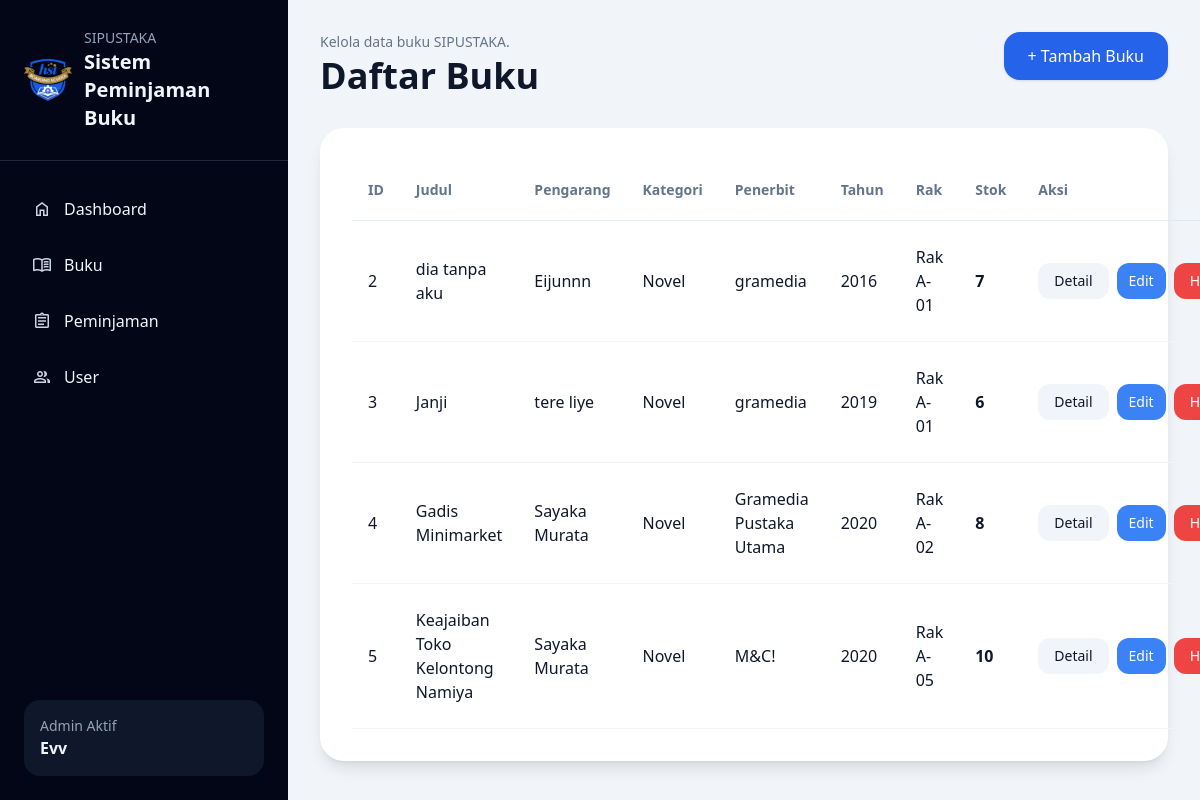
Page /buku/ on the committed database.
### buku/models.py (models this page shows, shortened)
class Buku(models.Model):
	judul = models.CharField(max_length=255)
	pengarang = models.CharField(max_length=255, blank=True, null=True)
	kategori = models.CharField(max_length=100, blank=True, null=True)
	penerbit = models.CharField(max_length=255, blank=True, null=True)
	tahun_terbit = models.IntegerField(blank=True, null=True)
	isbn = models.CharField(max_length=20, blank=True, null=True)
	rak = models.CharField(max_length=50, blank=True, null=True)
	stok = models.IntegerField(default=0)
	deskripsi = models.TextField(blank=True, null=True)
	status_buku = models.CharField(max_length=50, default='Aktif')

### buku/views.py (the view)
# urls.py: path('', views.buku_list, name='buku_list'),
def buku_list(request):
    with connection.cursor() as cursor:
        cursor.execute("""
            SELECT id, judul, pengarang, kategori, penerbit, tahun_terbit, rak, stok
            FROM buku_buku WHERE status_buku = 'Aktif' ORDER BY id
        """)
        buku = cursor.fetchall()
    return render(request, 'buku/list.html', {'buku': buku})

### templates/buku/list.html
{% extends 'base.html' %}
{% block content %}
<div class="flex justify-between items-start mb-8">
    <div>
        <p class="text-sm text-slate-500 mb-1">
            Kelola data buku SIPUSTAKA.
        </p>
        <h1 class="text-4xl font-bold text-slate-900">
            Daftar Buku
        </h1>
    </div>
    <a href="/buku/tambah/" class="bg-blue-600 hover:bg-blue-700 text-white px-6 py-3 rounded-2xl shadow">
        + Tambah Buku
    </a>
</div>
<div class="bg-white rounded-3xl shadow-lg p-8">
    <table class="w-full">
        <thead>
            <tr class="border-b border-slate-200 text-slate-500 text-sm">
                <th class="text-left py-5 px-4">ID</th>
                <th class="text-left py-5 px-4">Judul</th>
                <th class="text-left py-5 px-4">Pengarang</th>
                <th class="text-left py-5 px-4">Kategori</th>
                <th class="text-left py-5 px-4">Penerbit</th>
                <th class="text-left py-5 px-4">Tahun</th>
                <th class="text-left py-5 px-4">Rak</th>
                <th class="text-left py-5 px-4">Stok</th>
                <th class="text-left py-5 px-4">Aksi</th>
            </tr>
        </thead>
        <tbody>
            {% for item in buku %}
            <tr class="border-b border-slate-100 hover:bg-slate-50">
                <td class="py-6 px-4">{{ item.0 }}</td>
                <td class="py-6 px-4">{{ item.1 }}</td>
                <td class="py-6 px-4">{{ item.2 }}</td>
                <td class="py-6 px-4">{{ item.3 }}</td>
                <td class="py-6 px-4">{{ item.4 }}</td>
                <td class="py-6 px-4">{{ item.5 }}</td>
                <td class="py-6 px-4">{{ item.6 }}</td>
                <td class="py-6 px-4 font-semibold">{{ item.7 }}</td>
                <td class="py-6 px-4">
                    <div class="flex gap-2">
                        <a href="/buku/detail/{{ item.0 }}/"
                            class="bg-slate-100 hover:bg-slate-200 px-4 py-2 rounded-xl text-sm">
                            Detail
                        </a>
                        <a href="/buku/edit/{{ item.0 }}/" class="bg-blue-500 text-white px-3 py-2 rounded-xl text-sm">
                            Edit
                        </a>
                        <a href="/buku/hapus/{{ item.0 }}/"
                            class="bg-red-500 hover:bg-red-600 text-white px-4 py-2 rounded-xl text-sm">
                            Hapus
                        </a>
                    </div>
                </td>
            </tr>
            {% empty %}
            <tr>
                <td colspan="9" class="text-center py-10 text-slate-500">
                    Belum ada data buku
                </td>
            </tr>
            {% endfor %}
        </tbody>
    </table>
</div>
{% endblock %}

### rows in the picture
Buku: id "2", judul "dia tanpa aku", pengarang "Eijunnn", kategori "Novel", penerbit "gramedia", tahun_terbit "2016", rak "Rak A-01", stok "7"
Buku: id "3", judul "Janji", pengarang "tere liye", kategori "Novel", penerbit "gramedia", tahun_terbit "2019", rak "Rak A-01", stok "6"
Buku: id "4", judul "Gadis Minimarket", pengarang "Sayaka Murata", kategori "Novel", penerbit "Gramedia Pustaka Utama", tahun_terbit "2020", rak "Rak A-02", stok "8"
Buku: id "5", judul "Keajaiban Toko Kelontong Namiya", pengarang "Sayaka Murata", kategori "Novel", penerbit "M&C!", tahun_terbit "2020", rak "Rak A-05", stok "10"
